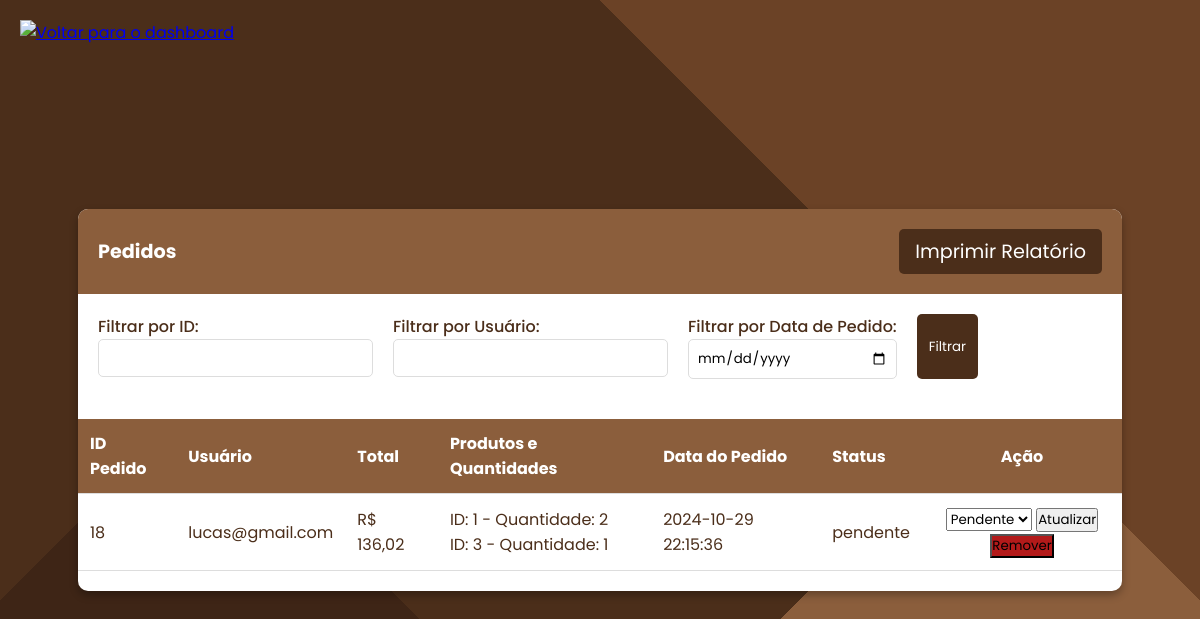
/pedidos.php?filtro_id=18 (signed in), run on the app's committed database.
### tables this page shows
CREATE TABLE `pedidos` (
  `id` int(11) NOT NULL,
  `produto_id` int(11) DEFAULT NULL,
  `status` enum('pendente','enviado','entregue') DEFAULT 'pendente',
  `data_pedido` timestamp NOT NULL DEFAULT current_timestamp(),
  `usuario` varchar(255) NOT NULL,
  `total` decimal(10,2) NOT NULL,
  `produtos` text NOT NULL
);

### pedidos.php (the view, shortened to what this page needs)
<?php
include "conexao.php";
$filtro_id = isset($_GET['filtro_id']) ? intval($_GET['filtro_id']) : null;
$sql = "SELECT pedidos.id AS pedido_id, pedidos.usuario, pedidos.total, pedidos.produtos,
        pedidos.status, pedidos.data_pedido
        FROM pedidos
        WHERE 1=1";
if ($filtro_id) {
    $sql .= " AND pedidos.id = $filtro_id";
}
$sql .= " ORDER BY pedidos.data_pedido DESC";
$result = $conexao->query($sql);
?>
<!DOCTYPE html>
<html lang="pt-br">
<head>
</head>
<body>
    <div class="back-button">
        <a href="dashboard.php" title="Voltar para a página dashboard">
            <img src="https://cdn-icons-png.flaticon.com/512/66/66822.png" alt="Voltar para o dashboard">
        </a>
    </div>
    <div class="container">
        <div class="header">
            <span>Pedidos</span>
            <button onclick="window.print()" id="print-button">Imprimir Relatório</button>
        </div>
        <form method="GET" class="filter-form">
            <label for="filtro_id">
                Filtrar por ID:
                <input type="number" id="filtro_id" name="filtro_id">
            </label>
            <label for="filtro_usuario">
                Filtrar por Usuário:
                <input type="text" id="filtro_usuario" name="filtro_usuario">
            </label>
            <label for="filtro_data">
                Filtrar por Data de Pedido:
                <input type="date" id="filtro_data" name="filtro_data">
            </label>
            <button type="submit">Filtrar</button>
        </form>
        <div class="divTable">
            <table>
                <thead>
                    <tr>
                        <th>ID Pedido</th>
                        <th>Usuário</th>
                        <th>Total</th>
                        <th>Produtos e Quantidades</th>
                        <th>Data do Pedido</th>
                        <th>Status</th>
                        <th class="acao">Ação</th>
                    </tr>
                </thead>
                <tbody>
                    <?php while ($row = $result->fetch_assoc()): ?>
                        <tr>
                            <td><?php echo $row['pedido_id']; ?></td>
                            <td><?php echo htmlspecialchars($row['usuario']); ?></td>
                            <td>R$ <?php echo number_format($row['total'], 2, ',', '.'); ?></td>
                            <td class="produtos">
                                <?php
                                $produtos = json_decode($row['produtos'], true);
                                if ($produtos) {
                                    foreach ($produtos as $produto_id => $quantidade) {
                                        echo "ID: $produto_id - Quantidade: $quantidade<br>";
                                    }
                                } else {
                                    echo "Nenhum produto encontrado";
                                }
                                ?>
                            </td>
                            <td><?php echo $row['data_pedido']; ?></td>
                            <td><?php echo $row['status']; ?></td>
                            <td class="acao">
                                <form method="POST" style="display: inline;">
                                    <select name="status">
                                        <option value="pendente" <?php if ($row['status'] === 'pendente') echo 'selected'; ?>>Pendente</option>
                                    </select>
                                    <button type="submit">Atualizar</button>
                                </form>
                                <form method="POST" style="display: inline;">
                                    <button type="submit" class="btn-danger">Remover</button>
                                </form>
                            </td>
                        </tr>
                    <?php endwhile; ?>
                </tbody>
            </table>
        </div>
    </div>
</body>
</html>

### pedidos.php (style rules this page uses)
* { margin: 0; padding: 0; box-sizing: border-box; font-family: 'Poppins', sans-serif; }
body { display: flex; align-items: center; justify-content: center; background: linear-gradient(135deg, #4B2E1A 30%, transparent 30%), linear-gradient(45deg, #3E2516 30%, transparent 30%), linear-gradient(225deg, #6B4226 30%, transparent 30%), linear-gradient(315deg, #8B5E3C 30%, transparent 30%); background-size: 100% 100%; background-color: #4B2E1A; height: 100vh; padding: 20px; }
.container { width: 90%; max-width: 1200px; background: white; border-radius: 10px; overflow: hidden; box-shadow: 0 4px 8px rgba(0, 0, 0, 0.3); }
.header { display: flex; align-items: center; justify-content: space-between; padding: 20px; background-color: #8B5E3C; color: white; font-weight: bold; font-size: 1.2em; }
#print-button { padding: 8px 16px; font-size: 1em; color: white; background-color: #4B2E1A; border: none; border-radius: 5px; cursor: pointer; transition: background-color 0.3s; }
.filter-form { display: flex; gap: 20px; padding: 20px; }
.filter-form label { display: flex; flex-direction: column; font-weight: 500; color: #4B2E1A; }
.filter-form input { padding: 8px; border: 1px solid #ddd; border-radius: 5px; }
.filter-form button { padding: 8px 12px; background-color: #4B2E1A; color: white; border: none; border-radius: 5px; cursor: pointer; transition: background-color 0.3s; }
.divTable { overflow-x: auto; }
table { width: 100%; border-collapse: collapse; margin: 20px 0; }
th, td { padding: 12px; text-align: left; border-bottom: 1px solid #ddd; color: #4B2E1A; }
th { background-color: #8B5E3C; color: white; }
.acao { text-align: center; width: 200px; }
.acao .btn-danger { background-color: #b31a1a; }
.back-button { position: absolute; top: 20px; left: 20px; }
.back-button img { width: 32px; height: 32px; }

### data on the page
pedidos: id "18", usuario "lucas@gmail.com", total "136,02", produto_id "1", produtos "2", produto_id "3", produtos "1", data_pedido "2024-10-29 22:15:36", status "pendente", status "Pendente"
